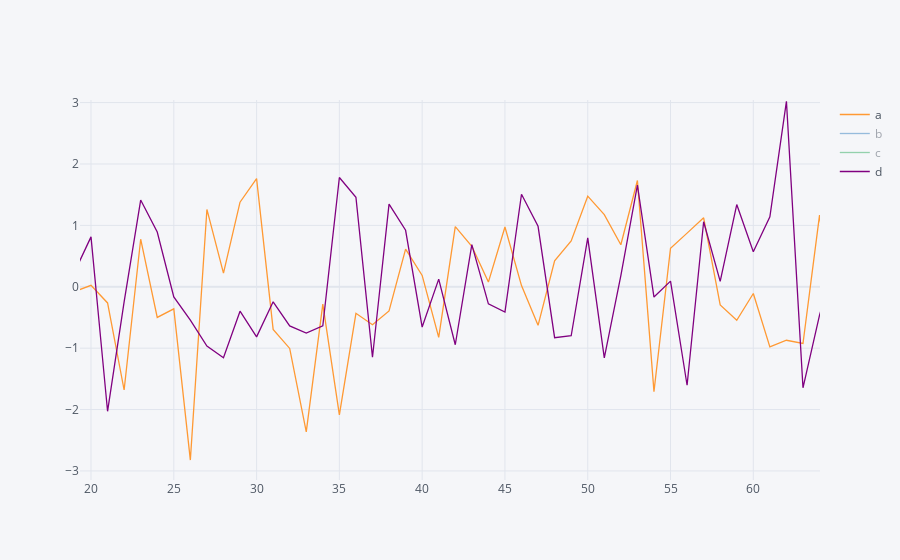

Source (notebook cell):
### Code cell
#Con iplot creamos un gráfico interactivo que nos permite movernos por las distintas columnas.
#Podemos coger un trozo del gráfico y ampliarlo si lo seleccionamos. Al hacer doble click volvemos al gráfico original
#Podemos activar/desactivar columnas pulsando sobre ellas en la leyenda
#Nos permite guardar una immagen con lo que aparece ahora mismo en el gráfico con el boton de camara
dataframe.iplot()
